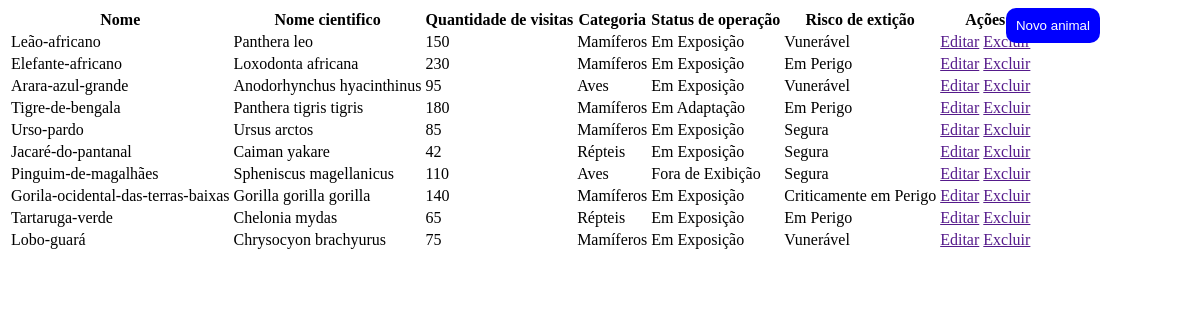
/RB_modulo_zoo/animals.php, run on the app's committed database.
### tables this page shows
CREATE TABLE `animals` (
  `id` bigint(20) UNSIGNED NOT NULL,
  `name` varchar(255) NOT NULL,
  `scientific_name` varchar(255) NOT NULL,
  `description` text NOT NULL,
  `size` double NOT NULL,
  `weight` double NOT NULL,
  `visits` int(11) NOT NULL DEFAULT 0,
  `feed_class_id` bigint(20) UNSIGNED NOT NULL,
  `category_id` bigint(20) UNSIGNED NOT NULL,
  `extinction_risk_id` bigint(20) UNSIGNED NOT NULL,
  `status_id` bigint(20) UNSIGNED NOT NULL
);

CREATE TABLE `categories` (
  `id` bigint(20) UNSIGNED NOT NULL,
  `name` varchar(255) NOT NULL
);

CREATE TABLE `extinction_risks` (
  `id` bigint(20) UNSIGNED NOT NULL,
  `name` varchar(255) NOT NULL,
  `acronym` varchar(255) DEFAULT NULL
);

### RB_modulo_zoo/animals.php (the view, shortened to what this page needs)
<?php
require_once(__DIR__ . "/middleware.php");
$sql = "SELECT * FROM animals";
$animals = $conn->query($sql);
$sql = "SELECT * FROM categories";
$cats = $conn->query($sql);
$sql = "SELECT * FROM extinction_risks";
$risks = $conn->query($sql);
function GetStatus($status_id){
    switch($status_id){
        case '1': return("Em Exposição");
        case '2': return("Fora de Exibição");
        case '3': return("Em Adaptação");
    }
}
?>
<!DOCTYPE html>
<html lang="pt-BR">
<head>
    <link rel="stylesheet" href="style.css">
</head>
<body>
    <button>Novo animal</button>
    <table>
        <thead>
            <tr>
                <th>Nome</th>
                <th>Nome cientifico</th>
                <th>Quantidade de visitas</th>
                <th>Categoria</th>
                <th>Status de operação</th>
                <th>Risco de extição</th>
                <th>Ações</th>
            </tr>
        </thead>
        <tbody>
            <?php foreach($animals as $animal): ?>
                <tr>
                    <td><?= $animal['name'] ?></td>
                    <td><?= $animal['scientific_name'] ?></td>
                    <td><?= $animal['visits'] ?></td>
                    <?php foreach($cats as $cat):  if($cat['id'] == $animal['category_id']): ?>
                        <td><?= $cat['name'] ?></td>
                    <?php endif; endforeach; ?>
                    <td><?= GetStatus($animal['status_id']) ?></td>
                    <?php foreach($risks as $risk):  if($risk['id'] == $animal['extinction_risk_id']): ?>
                        <td><?= $risk['name'] ?></td>
                    <?php endif; endforeach; ?>
                    <td><a href="">Editar</a> <a href="">Excluir</a></td>
                </tr>
            <?php endforeach; ?>
        </tbody>
    </table>
</body>
</html>

### data on the page
animals: name "Leão-africano", scientific_name "Panthera leo", visits "150", status "Em Exposição"
categories: name "Mamíferos"
extinction_risks: name "Vunerável"
animals: name "Elefante-africano", scientific_name "Loxodonta africana", visits "230", status "Em Exposição"
extinction_risks: name "Em Perigo"
animals: name "Arara-azul-grande", scientific_name "Anodorhynchus hyacinthinus", visits "95", status "Em Exposição"
categories: name "Aves"
animals: name "Tigre-de-bengala", scientific_name "Panthera tigris tigris", visits "180", status "Em Adaptação"
animals: name "Urso-pardo", scientific_name "Ursus arctos", visits "85", status "Em Exposição"
extinction_risks: name "Segura"
animals: name "Jacaré-do-pantanal", scientific_name "Caiman yakare", visits "42", status "Em Exposição"
categories: name "Répteis"
animals: name "Pinguim-de-magalhães", scientific_name "Spheniscus magellanicus", visits "110", status "Fora de Exibição"
animals: name "Gorila-ocidental-das-terras-baixas", scientific_name "Gorilla gorilla gorilla", visits "140", status "Em Exposição"
extinction_risks: name "Criticamente em Perigo"
animals: name "Tartaruga-verde", scientific_name "Chelonia mydas", visits "65", status "Em Exposição"
animals: name "Lobo-guará", scientific_name "Chrysocyon brachyurus", visits "75", status "Em Exposição"
